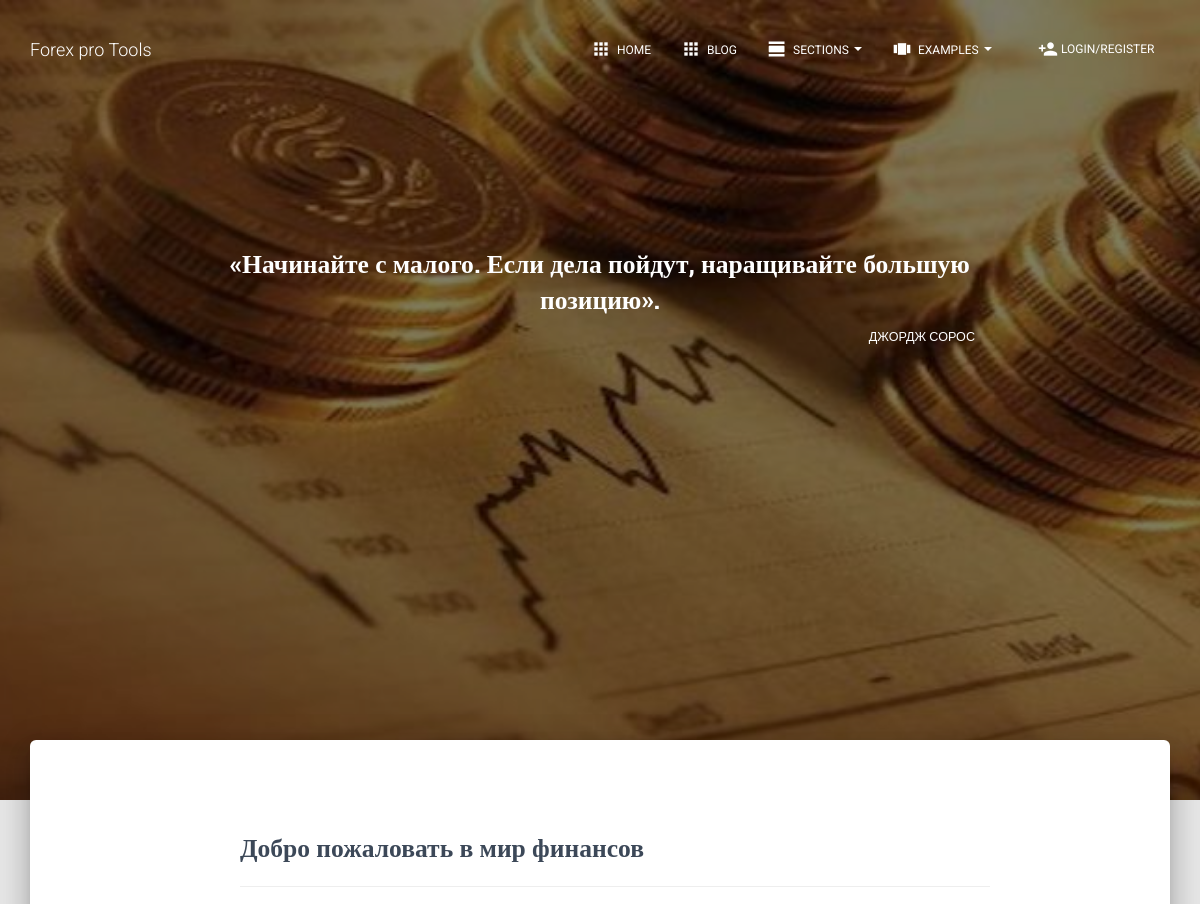
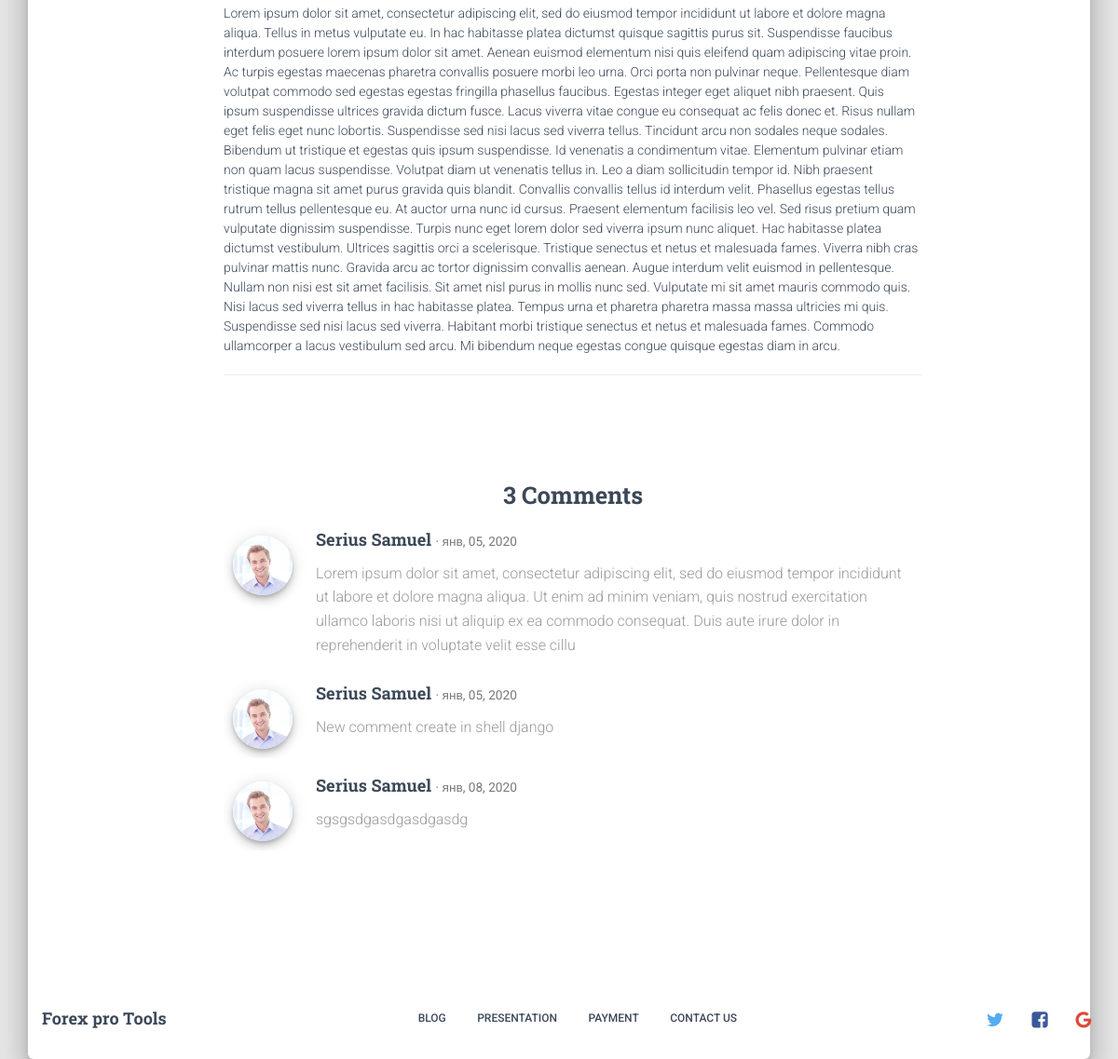
The app's page /blog/markets-and-finance/post/welcome-to-the-world-of-finance/ with its own data (2 pictures, top to bottom).
### blog/models.py (models this page shows, shortened)
class Post(models.Model):
    title = models.CharField(max_length=150, verbose_name='Заголовок статьи')
    slug = models.SlugField(unique=True, blank=True, verbose_name='Ссылка')
    category = models.ForeignKey(Category, on_delete=models.CASCADE, verbose_name='Категория')
    author = models.ForeignKey(User, on_delete=models.CASCADE, verbose_name='Автор поста')
    image_post = models.ImageField(default='post_img/default_post.jpg', upload_to='post_img',
                                   verbose_name='Изображение поста')
    content = RichTextUploadingField(max_length=None, verbose_name='Текст статьи')
    pub_date = models.DateTimeField(auto_now_add=True, verbose_name='Дата публикации')
    likes = models.PositiveIntegerField(default=0, verbose_name='Нравится')
    dislikes = models.PositiveIntegerField(default=0, verbose_name='Не нравится')
    comments = GenericRelation('Comment')
    class Meta:
        verbose_name = 'Статья'
        verbose_name_plural = 'Статьи'

class Comment(models.Model):
    author = models.ForeignKey(User, on_delete=models.CASCADE, verbose_name='Автор комментария')
    comment = models.TextField(max_length=300, verbose_name='Комментарий')
    com_date = models.DateTimeField(auto_now_add=True, verbose_name='Дата создания комментария')
    content_type = models.ForeignKey(ContentType, on_delete=models.CASCADE)
    object_id = models.PositiveIntegerField()
    content_object = GenericForeignKey('content_type', 'object_id')
    class Meta:
        verbose_name = 'Комментарий'
        verbose_name_plural = 'Комментарии'

### profiles/models.py (models this page shows, shortened)
class Profile(models.Model):
    user = models.OneToOneField(User, on_delete=models.CASCADE)
    image = models.ImageField(default='default.png', upload_to='profiles_img', verbose_name='Изображение профиля')
    description = models.CharField(max_length=150, default='Пользователь ресурса', blank=True, verbose_name='О себе')
    categiry_learn = models.ForeignKey(CategoryLearnGroup, on_delete=models.SET_NULL, null=True, blank=True,
                                       verbose_name='Группа обучения')
    class Meta:
        verbose_name = 'Профиль пользователя'
        verbose_name_plural = 'Профили пользователей'

### blog/views.py (the view)
# urls.py: path('<category>/post/<slug:slug>/', PostDetailView.as_view(), name='post_detail'),
class PostDetailView(DetailView):
    model = Post
    slug_field = 'slug'
    def get_context_data(self, **kwargs):
        context = super().get_context_data()
        context['comments'] = self.get_object().comments.all()
        context['form'] = CommentForm()
        return context

### templates/blog/post_detail.html (shortened to what this page needs)
{% extends 'base.html' %}
{% load static %}
{% load crispy_forms_tags %}
{% block header %}
    <div class="page-header header-filter" data-parallax="true"
         style="background-image: url('{{ post.image_post.url }}');">
        <div class="container">
            <div class="row">
                <div class="col-md-8 col-md-offset-2 text-center">
                    <h3 class="title">«Начинайте с малого. Если дела пойдут, наращивайте большую позицию».
                        </h3>
                        <h6 class="text-right">Джордж Сорос</h6>
                </div>
            </div>
        </div>
    </div>
{% endblock %}
{% block content %}
    <div class="section section-text">
        <div class="row">
            <div class="col-md-8 col-md-offset-2">
                <h3 class="title">{{ post.title }}</h3>
                <hr>
                <p>{{ post.content|safe }}</p>
                <hr>
            </div>
        </div>
        <div class="section section-comments">
            <div class="row">
                <div class="col-md-8 col-md-offset-2">
                    <div class="media-area">
                        <h3 class="title text-center">{{ post.comments.count }} Comments</h3>
                        {% for comment in comments %}
                            <div class="media">
                                <a class="pull-left" href="">
                                    <div class="avatar">
                                        <img class="media-object" src="{{ comment.author.profile.image.url }}"
                                             alt="..."/>
                                    </div>
                                </a>
                                <div class="media-body">
                                    <h4 class="media-heading">{{ comment.author.get_full_name }}
                                        <small>&middot; {{ comment.com_date|date:'b, d, Y' }}</small></h4>
                                    <p>{{ comment.comment }}</p>
                                </div>
                            </div>
                        {% endfor %}
                    </div>
                </div>
            </div>
        </div>
{% endblock %}

### records on screen
Post: image_post (placeholder picture), title "Добро пожаловать в мир финансов", content "Lorem ipsum dolor sit amet, consectetur adipiscing elit, sed do eiusmod tempor incididunt ut labore et dolore magna aliqua. Tellus in metus vulputate eu. In hac habitasse platea dictumst quisque sagittis purus sit. Suspendisse faucibus interdum posuere lorem ipsum dolor sit amet. Aenean euismod elementum nisi quis eleifend quam adipiscing vitae proin. Ac turpis egestas maecenas pharetra convallis posuere morbi leo urna. Orci porta non pulvinar neque. Pellentesque diam volutpat commodo sed egestas egestas fringilla phasellus faucibus. Egestas integer eget aliquet nibh praesent. Quis ipsum suspendisse ultrices gravida dictum fusce. Lacus viverra vitae congue eu consequat ac felis donec et.…", comments.count "3"
Comment: author.profile.image (placeholder picture), author.get_full_name "Serius Samuel", com_date "янв, 05, 2020", comment "Lorem ipsum dolor sit amet, consectetur adipiscing elit, sed do eiusmod tempor incididunt ut labore et dolore magna aliqua. Ut enim ad minim veniam, quis nostrud exercitation ullamco laboris nisi ut aliquip ex ea commodo consequat. Duis aute irure dolor in reprehenderit in voluptate velit esse cillu"
Comment: author.profile.image (placeholder picture), author.get_full_name "Serius Samuel", com_date "янв, 05, 2020", comment "New comment create in shell django"
Comment: author.profile.image (placeholder picture), author.get_full_name "Serius Samuel", com_date "янв, 08, 2020", comment "sgsgsdgasdgasdgasdg"
